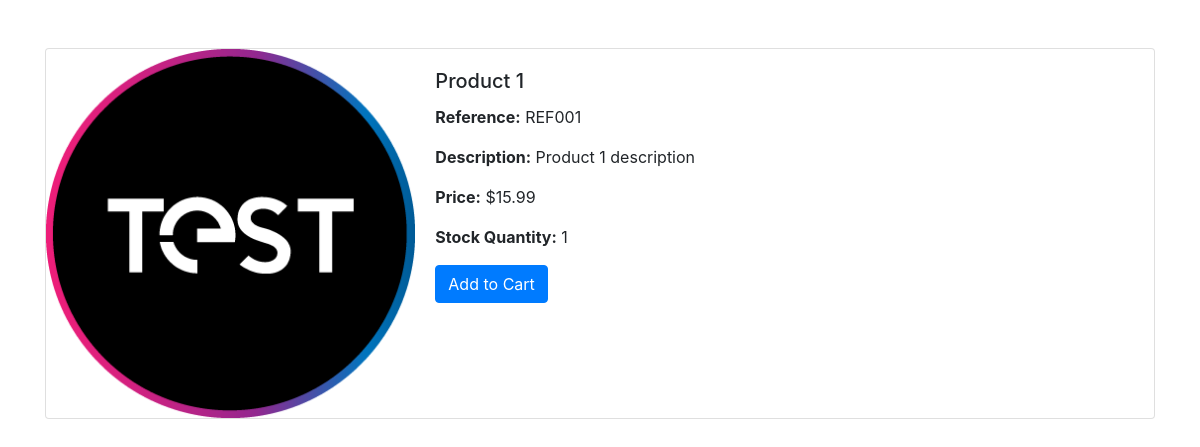
Page /shopping-cart.php?id=1 on the committed database.
### tables this page shows
CREATE TABLE Products (
    product_id INT PRIMARY KEY AUTO_INCREMENT,
    reference VARCHAR(255) NOT NULL,
    image VARCHAR(255) NOT NULL,
    barcode VARCHAR(255) NOT NULL,
    label VARCHAR(255) NOT NULL,
    purchase_price DECIMAL(10, 2) NOT NULL,
    final_price DECIMAL(10, 2) NOT NULL,
    price_offer VARCHAR(255) NOT NULL,
    description TEXT NOT NULL,
    min_quantity INT NOT NULL,
    stock_quantity INT NOT NULL,
    category_id INT,
    disabled BOOLEAN DEFAULT FALSE NOT NULL,
    FOREIGN KEY (category_id) REFERENCES Categories(category_id)
);

### shopping-cart.php (the view, shortened to what this page needs)
<!DOCTYPE html>
<html lang="en">
<head>
    <link rel="stylesheet" href="https://maxcdn.bootstrapcdn.com/bootstrap/4.5.2/css/bootstrap.min.css">
</head>
<body>
    <div class="container mt-5">
        <?php
        include 'db_cnx.php';
        $product_id = $_GET['id'];
        $sql = "SELECT * FROM Products WHERE product_id = $product_id";
        $result = mysqli_query($conn, $sql);
        if (mysqli_num_rows($result) > 0) {
            $row = mysqli_fetch_assoc($result);
        ?>
            <div class="card">
                <div class="row no-gutters">
                    <div class="col-md-4">
                        <img src="<?php echo $row['image']; ?>" alt="<?php echo $row['label']; ?>" class="card-img">
                    </div>
                    <div class="col-md-8">
                        <div class="card-body">
                            <h5 class="card-title"><?php echo $row['label']; ?></h5>
                            <p class="card-text"><strong>Reference:</strong> <?php echo $row['reference']; ?></p>
                            <p class="card-text"><strong>Description:</strong> <?php echo $row['description']; ?></p>
                            <p class="card-text"><strong>Price:</strong> $<?php echo $row['final_price']; ?></p>
                            <p class="card-text"><strong>Stock Quantity:</strong> <?php echo $row['stock_quantity']; ?></p>
                            <button class="btn btn-primary" onclick="addToCart(<?php echo $row['product_id']; ?>)">Add to
                                Cart</button>
                        </div>
                    </div>
                </div>
            </div>
        <?php
        } else {
            echo "<p class='alert alert-danger'>Product not found</p>";
        }
        ?>
    </div>
    <?php
    include("footer.php")
    ?>

### rows in the picture
products: image (picture), label "Product 1", reference "REF001", description "Product 1 description", final_price "15.99", stock_quantity "1"
